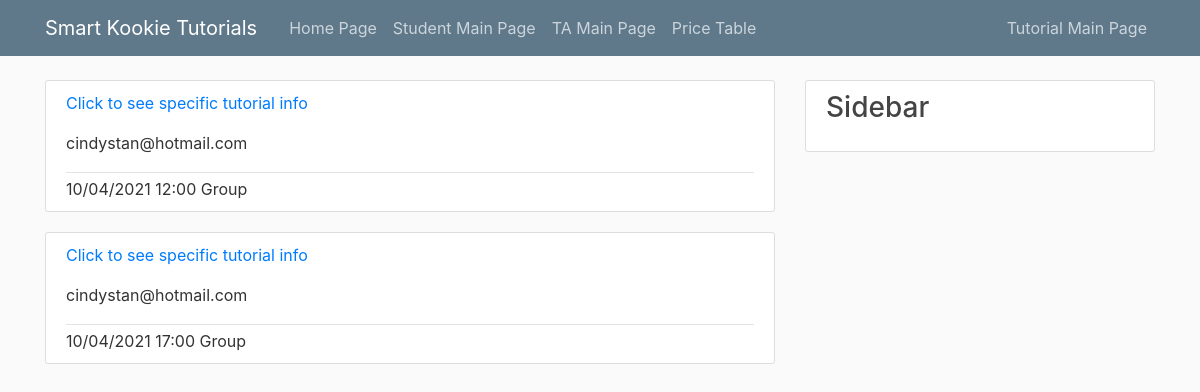
The page /showTutorial on the database its author committed.
### tables this page shows
CREATE TABLE Tutorial ( date		INTEGER, startTime	INTEGER, TAEmail	CHAR(255)	NOT NULL, type		TEXT	NOT NULL, addressOrLink		TEXT, grade		INTEGER(2)	NOT NULL, status		TEXT		NOT NULL, PRIMARY KEY(date, startTime, TAEmail), FOREIGN KEY(TAEmail) REFERENCES TA(email) ON DELETE CASCADE );

### flaskStudentInfoDB.py (the view)
@app.route("/showTutorial")
def showTutorial():
    conn = sqlite3.connect('blog.db')
    conn.row_factory = dict_factory
    c = conn.cursor()
    c.execute("PRAGMA foreign_keys=ON")
    c.execute("SELECT * FROM Tutorial")
    posts = c.fetchall()
    for i in posts:
        i['dateToShow'] = datetime.strptime(str(i['date']), '%Y%m%d').strftime('%m/%d/%Y')
        i['startTimeToShow'] = datetime.strptime(str(i['startTime']), '%H%M').strftime('%H:%M')
    return render_template('showTutorial.html', posts=posts)

### flaskStudentInfoDB.py (called while the page is built)
def dict_factory(cursor, row):
    d = {}
    for idx, col in enumerate(cursor.description):
        d[col[0]] = row[idx]
    return d

### templates/showTutorial.html
{% extends "layout.html" %}
{% block content %}
    {% for post in posts %}
        <article class="media content-section">
            <div class="media-body">
              <div class="article-metadata">
                  <a href='showSpecificTutorialInfo/{{post.TAEmail}}/{{post.date|string}}/{{post.startTime|string}}'><p>Click to see specific tutorial info</p></a>
                  <p>{{ post.TAEmail}}</p>
              </div>
              <a class="mr-0">{{ post.dateToShow}}</a>
                <a class="mr-0">{{ post.startTimeToShow}}</a>
                <a class="mr-0">{{ post.type}}</a>
            </div>
          </article>
    {% endfor %}
{% endblock content %}

### static/main.css (style rules this page uses)
body { background: #fafafa; color: #333333; margin-top: 5rem; }
.content-section { background: #ffffff; padding: 10px 20px; border: 1px solid #dddddd; border-radius: 3px; margin-bottom: 20px; }
.article-metadata { padding-bottom: 1px; margin-bottom: 4px; border-bottom: 1px solid #e3e3e3 }

### rows shown on the page
Tutorial: TAEmail "cindystan@hotmail.com", dateToShow "10/04/2021", startTimeToShow "12:00", type "Group"
Tutorial: TAEmail "cindystan@hotmail.com", dateToShow "10/04/2021", startTimeToShow "17:00", type "Group"
